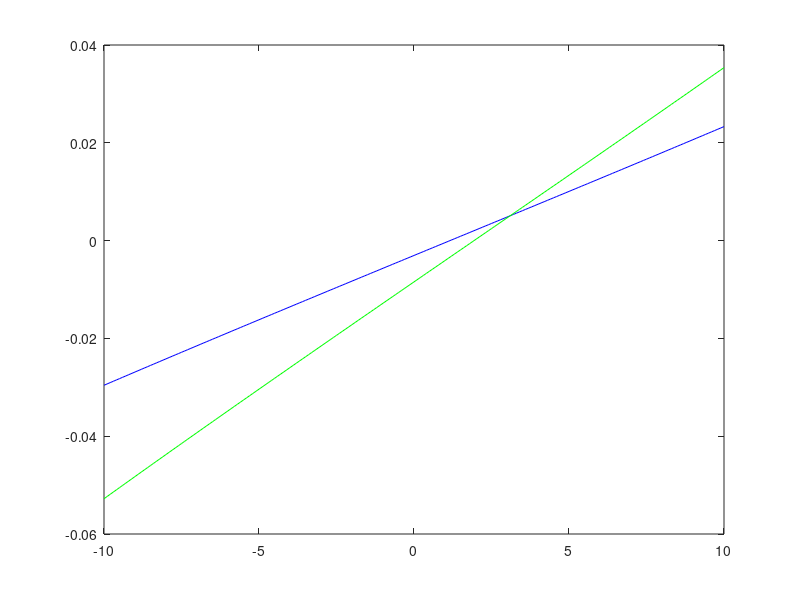

Reproduce this figure in MATLAB. (Note: this script raises an error after producing the figure.)
%% Calculs precision angulaire du robot
clf; clear; clc; close all;

%% variables

d = 0.15; % m
e = 0.1; % m
Dt = 0.04; % m
Db = 0.02; % m
% https://www.galaxus.ch/fr/s5/product/vbs-boules-en-bois-sans-trou-20-mm-fournitures-pour-loisirs-creatifs-39369347?supplier=9252808&utm_source=google&utm_medium=cpc&utm_campaign=PMax:+PROD_CH_SSC_Cluster_5(C)&campaignid=20448046287&adgroupid=&adid=&dgCidg=CjwKCAiA9IC6BhA3EiwAsbltONJ3s6qkDHwKnfvh2evW57FZLWLti91uWqOnwbIE01Qhe5ydXae4hBoCMKEQAvD_BwE&gad_source=1&gclid=CjwKCAiA9IC6BhA3EiwAsbltONJ3s6qkDHwKnfvh2evW57FZLWLti91uWqOnwbIE01Qhe5ydXae4hBoCMKEQAvD_BwE&gclsrc=aw.ds
mb = 0.032; % kg
k_ressort = 1100; % N/m
dx = 0.044; % m

% piston
Vp = pi*0.009^2*0.012; % m^3
rho_brass = 8730; % kg/m^3
mp = Vp*rho_brass; % kg

m = mb + mp;

margin = 0.001; % m

% constants
g = 9.81; % m/s

%% calcul vitesse sortie canon
vA = sqrt(k_ressort/m)*dx % m/s

%% calcul precision angulaire

ymax = (Dt-Db)/2 - margin

y = @(x, theta) x.*tan(theta) - 1/2*g*(x./(vA.*cos(theta))).^2;

theta = -10:0.1:10; 

thetaRad = deg2rad(theta);

yB = y(d, thetaRad);
yC = y(d+e, thetaRad);

validIndices = find(yB > -ymax & yB < ymax & yC > -ymax & yC < ymax);

thetaMin = theta(validIndices(1))
thetaMax = theta(validIndices(end))

% plot height at obstacles
figure();
plot(theta, yB, 'b'); hold on;
plot(theta, yC, 'g');
yline(ymax);
yline(-ymax);
xline(thetaMin, 'r')
xline(thetaMax, 'r')
hold off;
grid on;
xlabel('Initial angle [°]');
ylabel('Height [m]')
legend('yB', 'yC', 'y = ymax', 'y = ymin', 'x = thetaMin', 'x = thetaMax',...
    'Location', 'southeast');

% plot trajectories
x = 0:0.001:d+e+0.02;

trajectoryMin = y(x, deg2rad(thetaMin));
trajectoryMax = y(x, deg2rad(thetaMax));

figure();
plot(x, trajectoryMin, 'g'); hold on;
plot(x, trajectoryMax, 'b');
line([d,d],[-ymax,ymax], 'Color','red', 'LineWidth', 1);
line([d+e,d+e],[-ymax,ymax], 'Color','red', 'LineWidth', 1);
hold off;
grid on;
xlabel('x [m]')
ylabel('y [m]')
legend(['Trajectory with theta = ' num2str(thetaMin) '°'], ...
    ['Trajectory with theta = ' num2str(thetaMax) '°'],...
    'Acceptable shooting range', 'Location','southwest');

% final precision
delta = thetaMax; % degrees

%% calcul deformation autorisee de chaque piece

% la deformation angulaire de chaque element doit etre egale
N = 2; % -, nb elements

delta_1piece = delta/N % deg